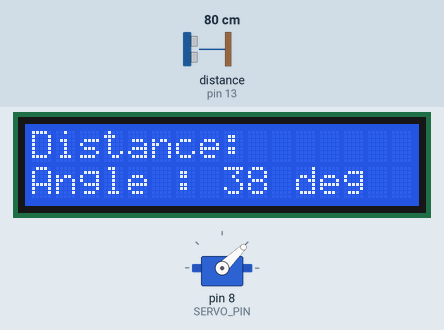
This sketch was run on a simulated Arduino Uno, built with avr-gcc and run on an emulated ATmega328P. Shown: servo, 16×2 character LCD. The test bench sets the inputs (shaded band); at power-on: distance to the obstacle (sensor on pin 13) 80 cm. The echo pulse lasts 58.3 µs per cm; what the sketch prints to the serial monitor is not drawn.

Above: at 6.2 s.
6.3 s: distance to the obstacle (sensor on pin 13) set to 64 cm
8.7 s: distance to the obstacle (sensor on pin 13) set to 55 cm
At 11.13 s:
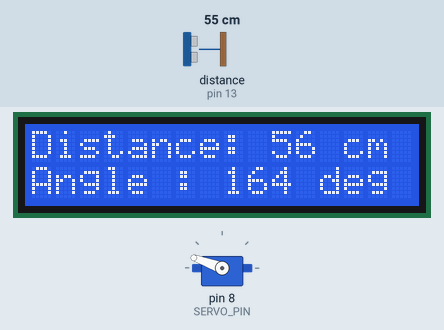
11.2 s: distance to the obstacle (sensor on pin 13) set to 2 cm
At 11.44 s:
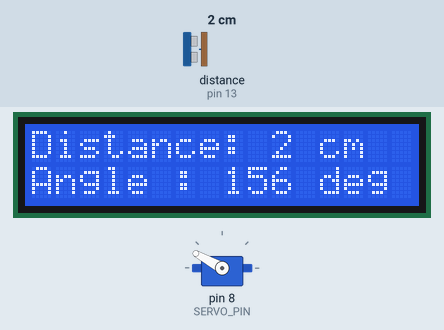
14.2 s: distance to the obstacle (sensor on pin 13) set to 120 cm
At 14.62 s:
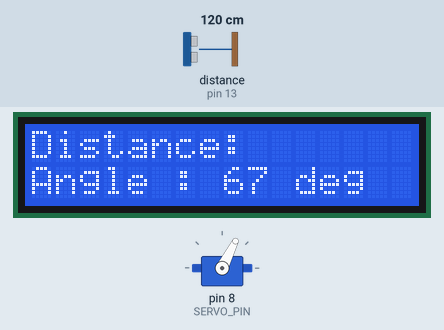
17.2 s: distance to the obstacle (sensor on pin 13) set to 9 cm
At 17.43 s:
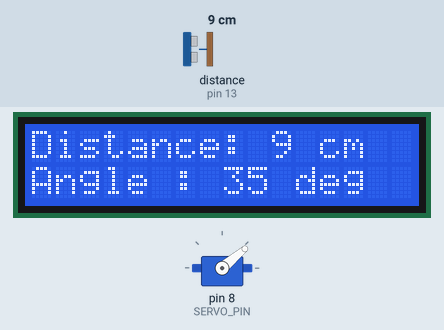
Timing chart, 0 to 20.4 s (numbered marks = the images above; inputs shaded):
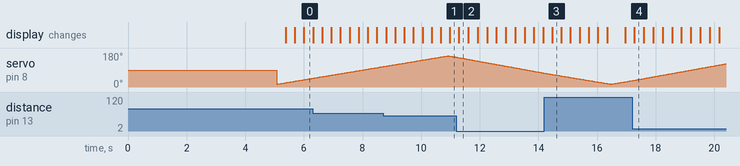

Measured:
- the behaviour switches between 61 and 60 cm on distance to the obstacle (sensor on pin 13) (found by bisection; images 0 and 1)
- after the input at 8.7 s, the display: first changes after 0.11 s (image 1 shows a later state)
- after the input at 14.2 s, the display: changes after 0.27 s (image 3)
- after the input at 17.2 s, the display: changes after 0.07 s (image 4)

The sketch:

Radar.ino
```cpp
#include <Servo.h>
#include <LiquidCrystal.h>
#include <NewPing.h>

#define TRIG_PIN 12
#define ECHO_PIN 13
#define MAX_DISTANCE 60  // cm

#define SERVO_PIN 8
#define SERVO_DELAY 30


// Creating objects, servo, lcd and sonar
Servo myservo;
LiquidCrystal lcd(7, 6, 5, 4, 3, 2); // Creates an LCD object. Parameters: (rs, enable, d4, d5, d6, d7)
NewPing sonar(TRIG_PIN, ECHO_PIN, MAX_DISTANCE);


void setup()
{
  myservo.attach(SERVO_PIN);
  Serial.begin(115200);

  lcd.begin(16,2);

  // Print a message to the LCD.
  lcd.print("Ultrasonic Radar");
  lcd.setCursor(0, 1);
  lcd.print("Jimbow007 ");

  myservo.write(90); //  initPosition to 90 degrees
  delay(5000);
}

void loop()
{
 int iAngle;
 for (iAngle=15; iAngle<=165; iAngle++)
 {
  scanAngle(iAngle);
 }
 for(iAngle=164; iAngle>=16; iAngle--)
 {
  scanAngle(iAngle);
 }
}

void scanAngle(int iAngle) {
  int iDistance;

 // Position servo to desired angle
  myservo.write(iAngle);
  delay(SERVO_DELAY);

  // look for object echo
  iDistance = sonar.ping_cm();

  // Write data to LCD
  writeDataToLCD(iAngle, iDistance);

  // write data to serial port
  writeDataToSerialPort(iAngle, iDistance);
}


void writeDataToLCD(int iAngle, int iDistance) {
  lcd.setCursor(0,0); // set LCD cursor position to first column first line
  lcd.print("Distance: ");
  if (iDistance!=NO_ECHO){ // If find object print distance
    lcd.print(iDistance);
    lcd.print(" cm ");
  }
  else {
     lcd.print("       ");
  }

  lcd.setCursor(0,1); // set LCD cursor position to first column second line
  lcd.print("Angle : ");
  lcd.print(iAngle);
  lcd.print(" deg ");
}

void writeDataToSerialPort(int iAngle, int iDistance){
  if (iDistance==NO_ECHO){ // Object not found in MAX_DISTANCE range
     iDistance=MAX_DISTANCE+1;
  }
  Serial.print(iAngle);
  Serial.print(",");
  Serial.print(iDistance);
  Serial.print(".");
}
```
